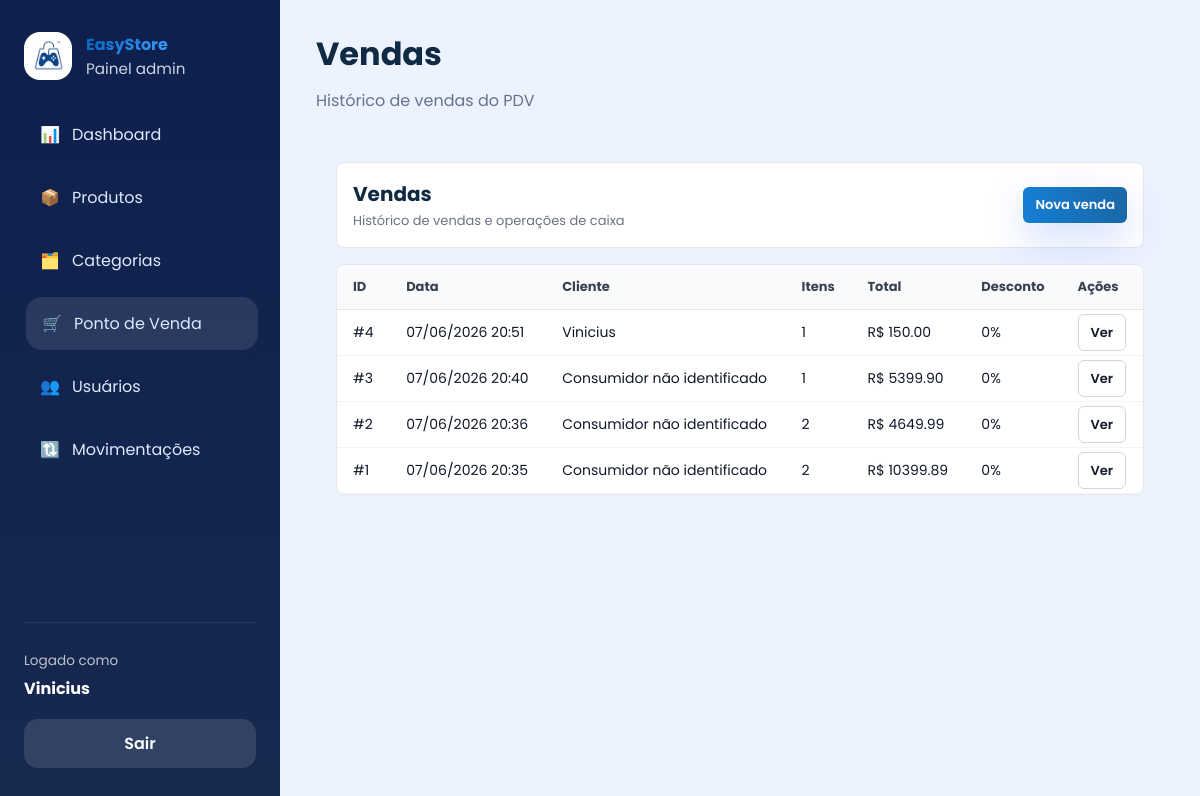
The app's page /pdv/historico (signed in), older data.
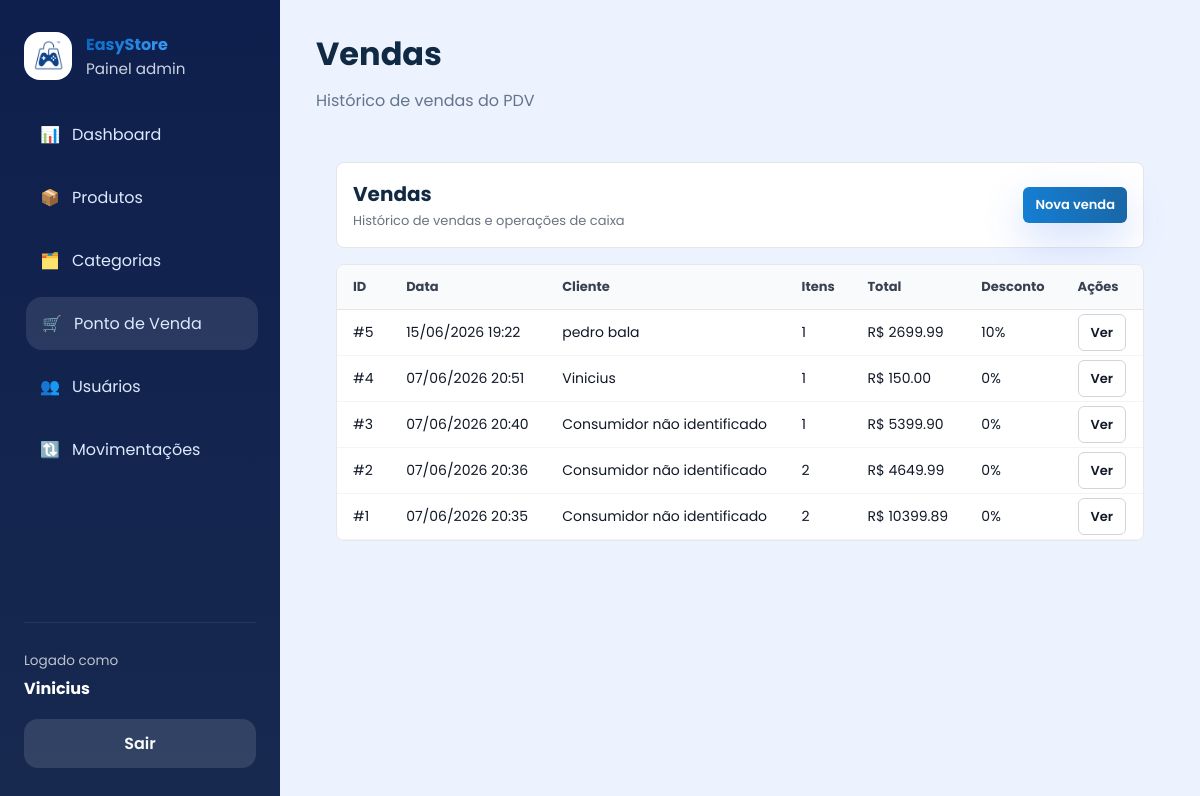
The same page, newer data.
### app/models/venda.py (models this page shows, shortened)
class Venda(Base):
    __tablename__ = "vendas"
    id         = Column(Integer, primary_key=True, index=True)
    cliente_id = Column(
        Integer,
        ForeignKey("clientes.id", ondelete="SET NULL"),
        nullable=True
    )
    usuario_id = Column(
        Integer,
        ForeignKey("usuarios.id", ondelete="SET NULL"),
        nullable=True
    )
    desconto_percentual = Column(Float, nullable=False, default=0.0)
    total_bruto  = Column(Float, nullable=False, default=0.0)
    total_liquido = Column(Float, nullable=False, default=0.0)
    observacao = Column(String(255), nullable=True)
    criado_em = Column(DateTime, server_default=func.now())
    cliente = relationship("Cliente", back_populates="vendas")
    usuario = relationship("Usuario", backref="vendas")
    itens   = relationship(
        "ItemVenda",
        back_populates="venda",
        cascade="all, delete-orphan"  # deleta itens se a venda for deletada
    )

### app/models/cliente.py (models this page shows)
class Cliente(Base):
    __tablename__ = "clientes"
    id         = Column(Integer, primary_key=True, index=True)
    nome       = Column(String(150), nullable=False, index=True)
    email      = Column(String(167), nullable=True, unique=True, index=True)
    telefone   = Column(String(20), nullable=True)
    usuario_id = Column(
        Integer,
        ForeignKey("usuarios.id", ondelete="SET NULL"),
        nullable=True,
        unique=True,
    )
    is_associado = Column(Boolean, default=False, nullable=False)
    ativo      = Column(Boolean, default=True)
    criado_em  = Column(DateTime, server_default=func.now())
    usuario = relationship("Usuario", back_populates="cliente_perfil")
    vendas  = relationship("Venda", back_populates="cliente", lazy="select")

### app/controllers/pdv_controller.py (the view)
@router.get("/historico")
def historico_vendas(
    request: Request,
    db: Session = Depends(get_db),
    usuario = Depends(get_usuario_logado)
):
    vendas = (
        db.query(Venda)
        .order_by(Venda.criado_em.desc())
        .limit(100)
        .all()
    )
    return templates.TemplateResponse(
        request,
        "admin/vendas.html",
        {
            "request": request,
            "usuario": usuario,
            "vendas": vendas,
            "page_title": "Vendas",
            "page_subtitle": "Histórico de vendas do PDV",
            "css_path": "css/vendas.css",
            "active": "pos",
        }
    )

### app/templates/admin/vendas.html
{% extends "admin/base.html" %}
{% set css_path = 'css/vendas.css' %}
{% set active = active or 'pos' %}
{% block content %}
<div class="vendas-container">
  <div class="vendas-header">
    <div>
      <h2>Vendas</h2>
      <p class="subtitle">Histórico de vendas e operações de caixa</p>
    </div>
    <div class="vendas-actions">
      {% set role = usuario.role if usuario is not mapping else usuario.get('role') if usuario else None %}
      {% if role == 'admin' %}
      <a href="/admin/pos" style="background: linear-gradient(90deg,#157ED3,#1967A7);" class="btn-small btn-primary">Nova venda</a>
      {% elif role == 'operador' %}
      <a href="/pdv" style="background: linear-gradient(90deg,#157ED3,#1967A7);" class="btn-small btn-primary">Nova venda</a>
      {% endif %}
    </div>
  </div>
  <div class="vendas-body">
    <table class="vendas-table">
      <thead>
        <tr>
          <th>ID</th>
          <th>Data</th>
          <th>Cliente</th>
          <th>Itens</th>
          <th>Total</th>
          <th>Desconto</th>
          <th>Ações</th>
        </tr>
      </thead>
      <tbody>
        {% for venda in vendas %}
        <tr>
          <td>#{{ venda.id }}</td>
          <td>{{ venda.criado_em.strftime('%d/%m/%Y %H:%M') if venda.criado_em else '-' }}</td>
          <td>{{ venda.cliente.nome if venda.cliente else 'Consumidor não identificado' }}</td>
          <td>{{ venda.itens|length }}</td>
          <td>R$ {{ "%.2f"|format(venda.total_liquido) }}</td>
          <td>{{ "%.0f"|format(venda.desconto_percentual) }}%</td>
          <td><a href="/pdv/venda/{{ venda.id }}" class="btn-small">Ver</a></td>
        </tr>
        {% else %}
        <tr class="empty-row">
          <td colspan="7">Nenhuma venda encontrada</td>
        </tr>
        {% endfor %}
      </tbody>
    </table>
  </div>
</div>
{% endblock %}

Row changes from the older to the newer data that the page shows:
added Venda: id "5", criado_em "15/06/2026 19:22", cliente "pedro bala", itens|length "1", total_liquido "2699.99", desconto_percentual "10"
